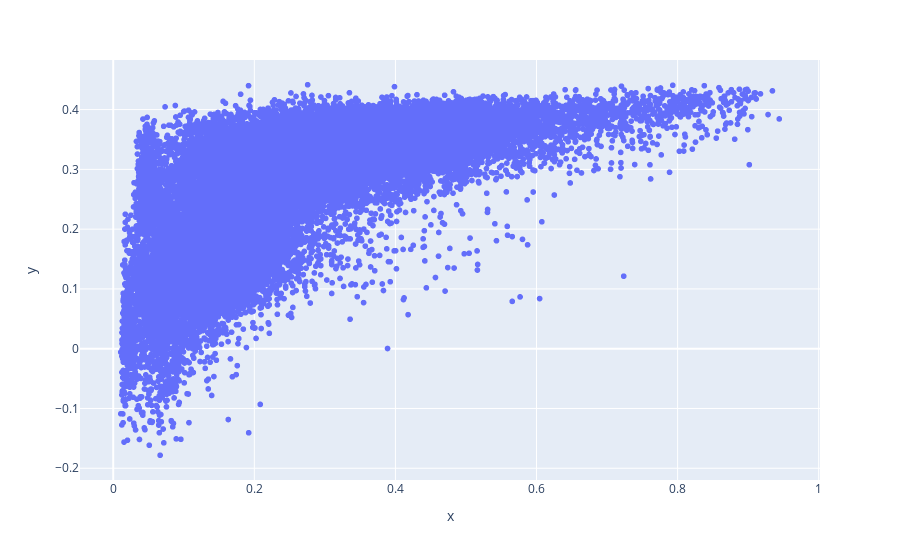

Here is the notebook cell this chart was saved with:
### Code cell
X = feature_df[[col for col in feature_df if col != "dockq"]].values
y = feature_df.dockq.values

pls = PLSRegression(n_components=2)
pls.fit(X, y)

y_hat = pls.predict(X)
px.scatter(x=y, y=y_hat).show()
print(spearmanr(y, y_hat))
print(pearsonr(y, y_hat))

### Figure 1 — Plotly figure (JSON) as saved in the notebook; plotly's stock layout.template omitted (floating-point values rounded to 4 significant figures; data arrays with more than 128 entries replaced by an {"elided": "..."} marker saying what was removed)
{"data": [{"hovertemplate": "x=%{x}<br>y=%{y}<extra></extra>", "legendgroup": "", "marker": {"color": "#636efa", "symbol": "circle"}, "mode": "markers", "name": "", "showlegend": false, "type": "scattergl", "x": {"elided": "37461 float values"}, "xaxis": "x", "y": {"elided": "37461 float values"}, "yaxis": "y"}], "layout": {"legend": {"tracegroupgap": 0}, "margin": {"t": 60}, "xaxis": {"anchor": "y", "domain": [0, 1], "title": {"text": "x"}}, "yaxis": {"anchor": "x", "domain": [0, 1], "title": {"text": "y"}}}}
